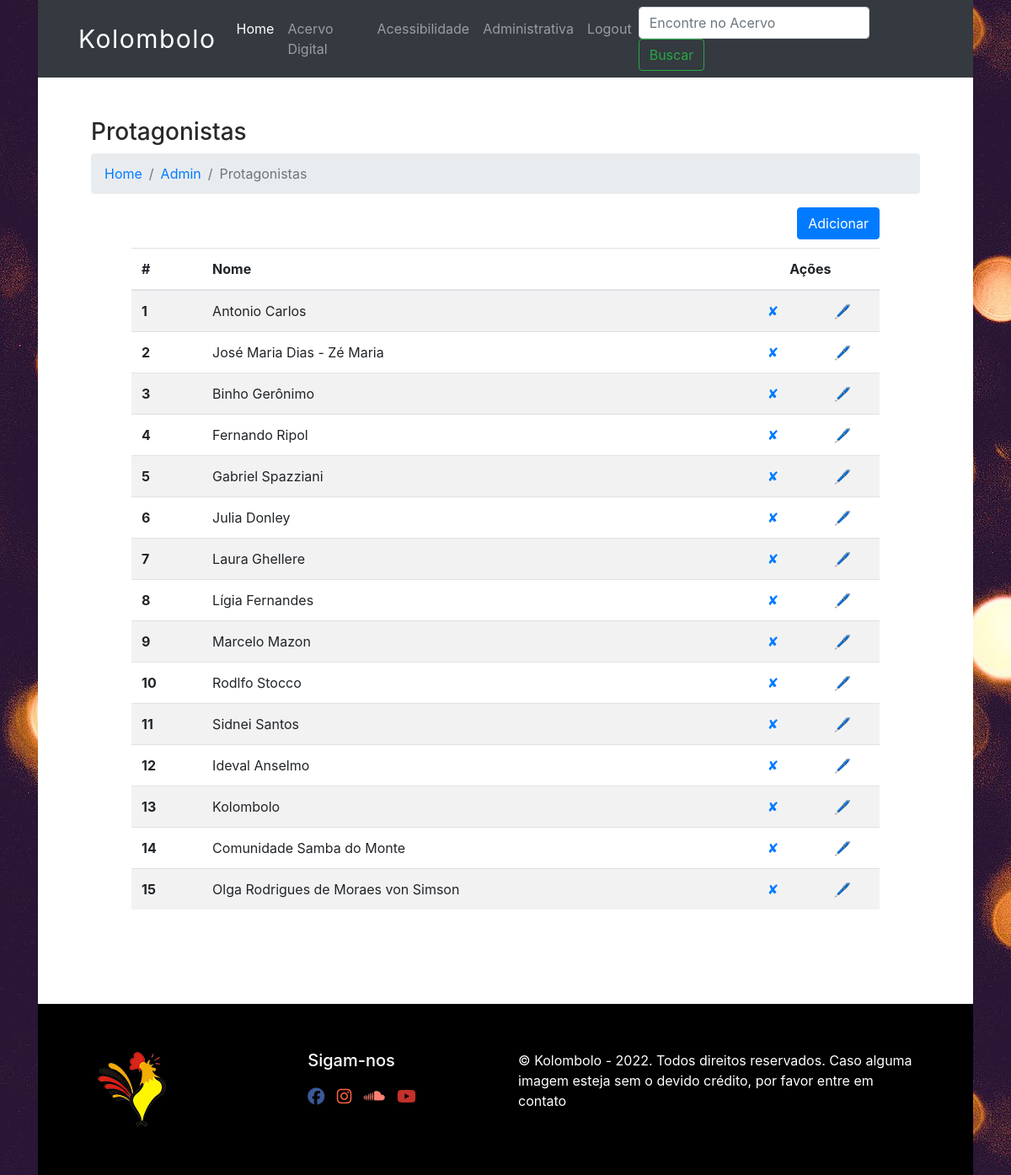
Page /protagonista-admin (signed in) on the committed database.
### database.py (models this page shows, shortened)
class Protagonista(Base):
    __tablename__='protagonista'
    id=Column(Integer(), primary_key=True, autoincrement=True)
    name=Column(String(80), nullable=False, unique=True)

### app.py (the view)
@app.route('/protagonista-admin')
@login_required
def protagonista_admin():
    protagonistas = local_session.query(Protagonista).all()
    return render_template("protagonista_admin.html", current_user=current_user, protagonistas=protagonistas)

### app.py (called while the page is built)
@login_manager.user_loader
def load_user(user_id):
    return local_session.query(User).get(int(user_id))

### templates/protagonista_admin.html (shortened to what this page needs)
{% extends "base.html" %}
{% block content %}
<div class="container px-5">
    <h3>Protagonistas</h3>
    <nav aria-label="breadcrumb">
      <ol class="breadcrumb">
        <li class="breadcrumb-item"><a href="/">Home</a></li>
        <li class="breadcrumb-item"><a href="/admin">Admin</a></li>
        <li class="breadcrumb-item active" aria-current="page">Protagonistas</li>
      </ol>
    </nav>
    <div class="container pr-5">
        <a class="btn btn-primary float-right" href="{{url_for('protagonista')}}">Adicionar</a>
    </div>
    <div class="container p-5">
        <table class="table table-striped">
            <thead>
              <tr>
                <th scope="col">#</th>
                <th scope="col">Nome</th>
                <th  class="text-center" colspan="2" scope="col">Ações</th>
              </tr>
            </thead>
            <tbody>
                {% for protagonista in protagonistas %}
                    <tr>
                        <th scope="row">{{ protagonista.id }}</th>
                        <td>{{ protagonista.name }}</td>
                        <td class="text-center"><a href="{{url_for('delete_protagonista', protagonista_id=protagonista.id) }}">✘</a></td>
                        <td class="text-center"><a href="{{url_for('edit_protagonista', protagonista_id=protagonista.id)}}">🖊</a></td>
                    </tr>
                {% endfor %}
            </tbody>
          </table>
    </div>
  </div>
{% endblock %}

### static/css/styles.css (style rules this page uses)
body { background-image: url("../assets/image/fundo_01.jpg"); color:#292929; }

### rows in the picture
Protagonista: id "1", name "Antonio Carlos"
Protagonista: id "2", name "José Maria Dias - Zé Maria"
Protagonista: id "3", name "Binho Gerônimo"
Protagonista: id "4", name "Fernando Ripol"
Protagonista: id "5", name "Gabriel Spazziani"
Protagonista: id "6", name "Julia Donley"
Protagonista: id "7", name "Laura Ghellere"
Protagonista: id "8", name "Lígia Fernandes"
Protagonista: id "9", name "Marcelo Mazon"
Protagonista: id "10", name "Rodlfo Stocco"
Protagonista: id "11", name "Sidnei Santos"
Protagonista: id "12", name "Ideval Anselmo"
Protagonista: id "13", name "Kolombolo"
Protagonista: id "14", name "Comunidade Samba do Monte"
Protagonista: id "15", name "Olga Rodrigues de Moraes von Simson"
